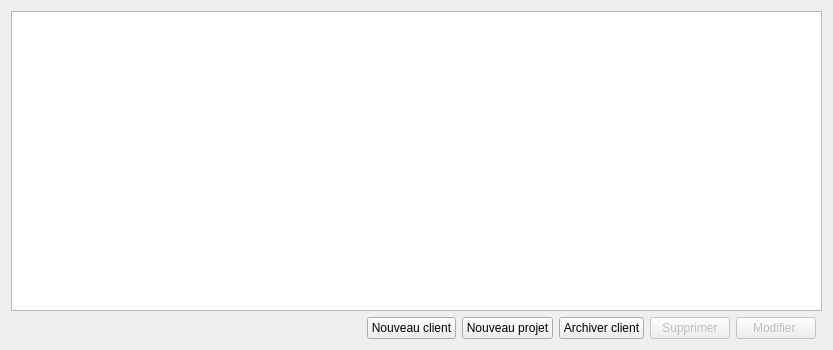
      <widget class="QWidget" name="page">
       <layout class="QGridLayout" name="gridLayout_3">
        <item row="1" column="0">
         <layout class="QGridLayout" name="gridLayout_12">
          <property name="bottomMargin">
           <number>0</number>
          </property>
          <item row="1" column="4">
           <widget class="QPushButton" name="btnDelCustomer">
            <property name="enabled">
             <bool>false</bool>
            </property>
            <property name="text">
             <string>Supprimer</string>
            </property>
            <property name="icon">
             <iconset resource="../../icons.qrc">
              <normaloff>:/icons/img/256/remove_user.png</normaloff>:/icons/img/256/remove_user.png</iconset>
            </property>
           </widget>
          </item>
          <item row="1" column="0">
           <spacer name="horizontalSpacer">
            <property name="orientation">
             <enum>Qt::Horizontal</enum>
            </property>
            <property name="sizeHint" stdset="0">
             <size>
              <width>40</width>
              <height>20</height>
             </size>
            </property>
           </spacer>
          </item>
          <item row="1" column="1">
           <widget class="QPushButton" name="btnAddCustomer">
            <property name="text">
             <string>Nouveau client</string>
            </property>
            <property name="icon">
             <iconset resource="../../icons.qrc">
              <normaloff>:/icons/addCustomer</normaloff>:/icons/addCustomer</iconset>
            </property>
           </widget>
          </item>
          <item row="1" column="5">
           <widget class="QPushButton" name="btnEdit">
            <property name="enabled">
             <bool>false</bool>
            </property>
            <property name="text">
             <string>Modifier </string>
            </property>
            <property name="icon">
             <iconset resource="../../icons.qrc">
              <normaloff>:/icons/edit</normaloff>:/icons/edit</iconset>
            </property>
           </widget>
          </item>
          <item row="1" column="2">
           <widget class="QPushButton" name="btnNewProject">
            <property name="text">
             <string>Nouveau projet</string>
            </property>
            <property name="icon">
             <iconset resource="../../icons.qrc">
              <normaloff>:/icons/img/add_project.png</normaloff>:/icons/img/add_project.png</iconset>
            </property>
           </widget>
          </item>
          <item row="0" column="0" colspan="7">
           <widget class="QTableView" name="tblCustomers">
            <property name="minimumSize">
             <size>
              <width>811</width>
              <height>300</height>
             </size>
            </property>
            <property name="contextMenuPolicy">
             <enum>Qt::CustomContextMenu</enum>
            </property>
            <property name="editTriggers">
             <set>QAbstractItemView::NoEditTriggers</set>
            </property>
            <property name="alternatingRowColors">
             <bool>true</bool>
            </property>
            <property name="selectionMode">
             <enum>QAbstractItemView::SingleSelection</enum>
            </property>
            <property name="selectionBehavior">
             <enum>QAbstractItemView::SelectRows</enum>
            </property>
           </widget>
          </item>
          <item row="1" column="3">
           <widget class="QPushButton" name="btnArchiveCustom">
            <property name="text">
             <string>Archiver client</string>
            </property>
            <property name="icon">
             <iconset resource="../../icons.qrc">
              <normaloff>:/icons/img/archive.png</normaloff>:/icons/img/archive.png</iconset>
            </property>
           </widget>
          </item>
         </layout>
        </item>
       </layout>
      </widget>
